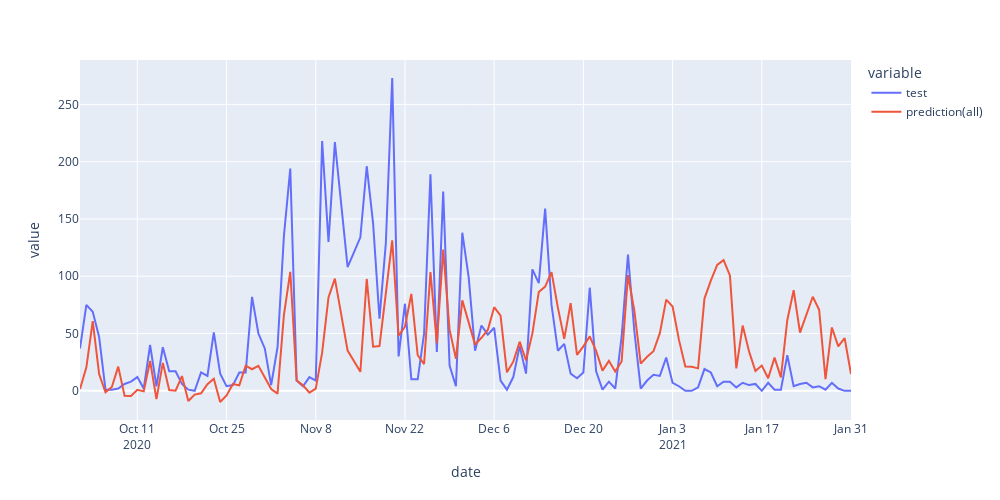

Notebook source saved alongside this figure:
### Code cell
fig3 = go.Figure()
fig3 = px.line(result, x ='date', y= ['test', 'prediction(all)'], labels={'col1': "test", 'col2': "prediction(all)"})
fig3.update_layout(height=500, width=1000)
fig3.show()
